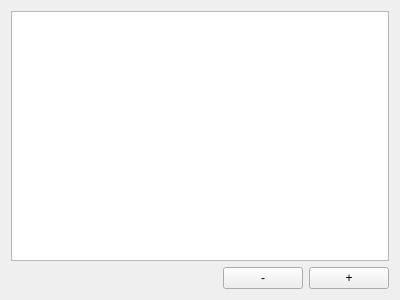
<?xml version="1.0" encoding="UTF-8"?>
<ui version="4.0">
 <class>HeaderWidget</class>
 <widget class="QWidget" name="HeaderWidget">
  <property name="geometry">
   <rect>
    <x>0</x>
    <y>0</y>
    <width>400</width>
    <height>300</height>
   </rect>
  </property>
  <property name="windowTitle">
   <string>Form</string>
  </property>
  <layout class="QVBoxLayout" name="verticalLayout">
   <item>
    <widget class="QListView" name="headers"/>
   </item>
   <item>
    <layout class="QHBoxLayout" name="horizontalLayout">
     <item>
      <spacer name="horizontalSpacer">
       <property name="orientation">
        <enum>Qt::Horizontal</enum>
       </property>
       <property name="sizeHint" stdset="0">
        <size>
         <width>40</width>
         <height>20</height>
        </size>
       </property>
      </spacer>
     </item>
     <item>
      <widget class="QPushButton" name="remove">
       <property name="text">
        <string>-</string>
       </property>
      </widget>
     </item>
     <item>
      <widget class="QPushButton" name="add">
       <property name="text">
        <string>+</string>
       </property>
      </widget>
     </item>
    </layout>
   </item>
  </layout>
 </widget>
 <resources/>
 <connections/>
</ui>
